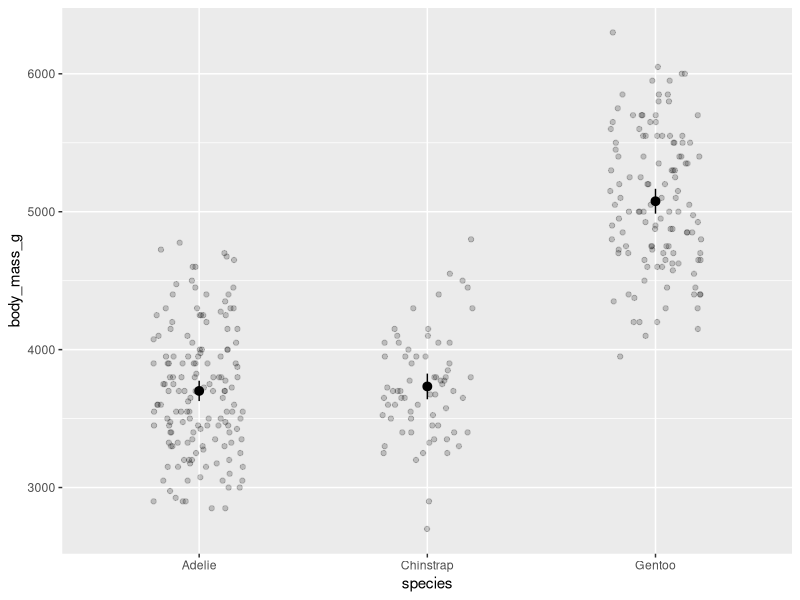
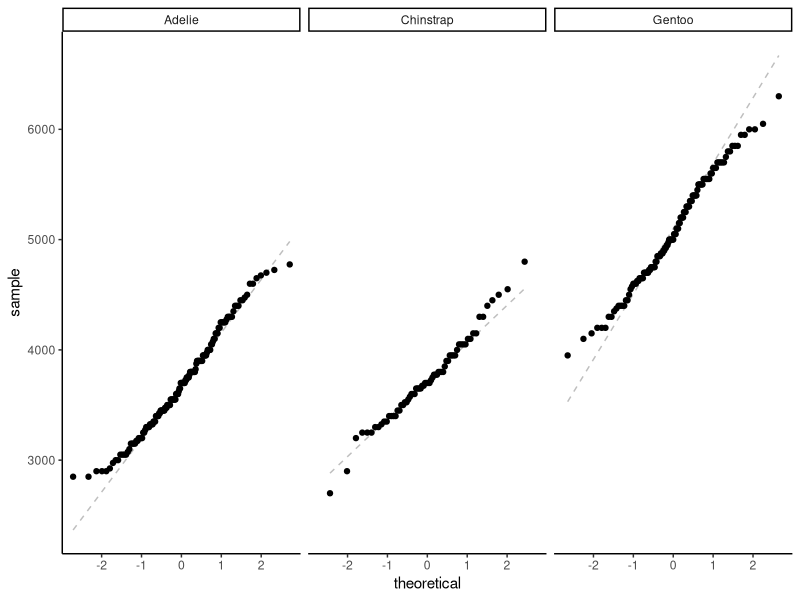
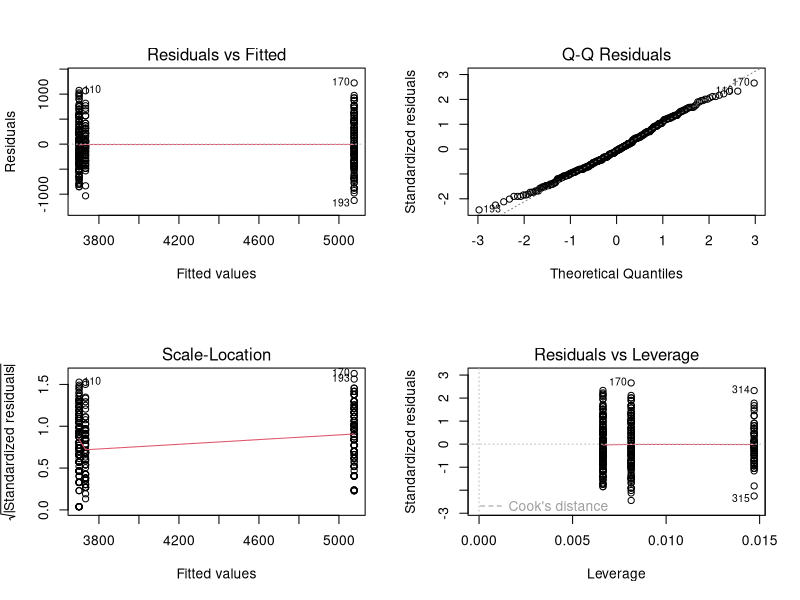
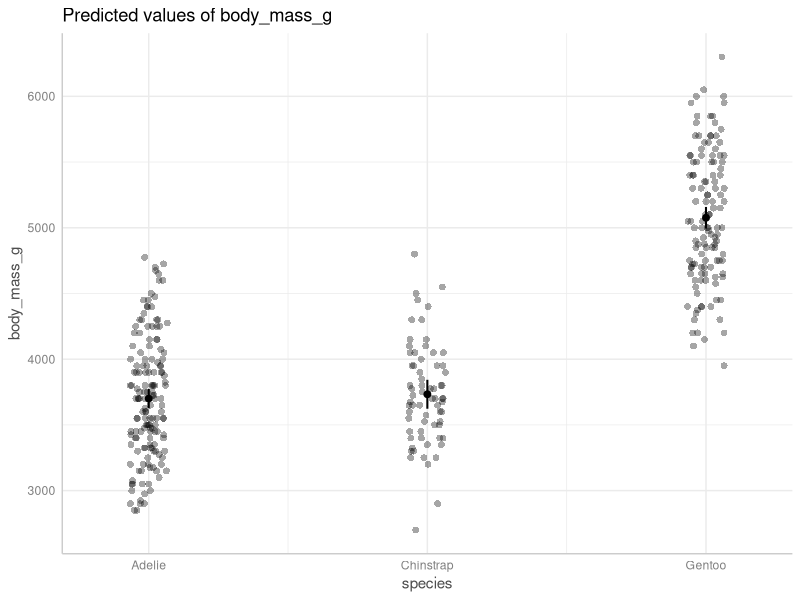

These figures' R source, in order:
## ---- chunk 1
#| message: false

library(tidyverse)
library(palmerpenguins)
library(car)
library(ggeffects)

data(penguins)
## ---- chunk 2
penguins %>% 
  group_by(species) %>% # group by species
  reframe(mean = mean(body_mass_g, na.rm = TRUE), # calculating mean
          se = sd(body_mass_g, na.rm = TRUE)/sqrt(length(body_mass_g)), # calculating SE
          tval = qt(p = 0.05/2, df = length(body_mass_g), lower.tail = FALSE), # finding t-value
          margin = se*tval, # calculating margin of error
          conf_low = mean - margin, # calculating the lower bound of the CI
          conf_high = mean + margin, # calculating the upper bound of the CI
          var = var(body_mass_g, na.rm = TRUE) # also calculating variance here for efficiency
          ) 
## ---- chunk 3
#| warning: false

ggplot(data = penguins, # penguins data
       aes(x = species, # x-axis
           y = body_mass_g)) + # y-axis
  geom_point(position = position_jitter(width = 0.2, # shake points left and right
                                        height = 0), # not up and down
             alpha = 0.2) + # transparency
  stat_summary(geom = "pointrange", # plot means and CIs
               fun.data = mean_cl_normal) # calculating mean and 95% confidence interval
## ---- chunk 4
leveneTest(body_mass_g ~ species, # formula
           data = penguins) # data
## ---- chunk 5
#| warning: false

ggplot(data = penguins,
       aes(sample = body_mass_g)) + # argument for a QQ plot
  geom_qq_line(lty = 2, 
               color = "grey") + # adding a reference line
  geom_qq() + # QQ
  theme_classic() + # cleaner background, easier to see things
  facet_wrap(~species)
## ---- chunk 6
adelie <- penguins %>% 
  filter(species == "Adelie") %>% # filtering for Adelie
  pull(body_mass_g) # pulling body mass as a vector

shapiro.test(adelie)

chinstrap <- penguins %>% 
  filter(species == "Chinstrap") %>% # filtering for chinstrap
  pull(body_mass_g)

shapiro.test(chinstrap)

gentoo <- penguins %>% 
  filter(species == "Gentoo") %>% # filtering for Gentoo
  pull(body_mass_g)

shapiro.test(gentoo)
## ---- chunk 7
penguins_anova <- aov(body_mass_g ~ species, # formula
                      data = penguins) # data

# show the ANOVA table: sums of squares, mean squares, f-statistic, p-value
summary(penguins_anova)
## ---- chunk 8
TukeyHSD(penguins_anova)
## ---- chunk 9
penguins_lm <- lm(body_mass_g ~ species,
                  data = penguins)

par(mfrow = c(2, 2)) # displaying all diagnostic plots in 2x2 grid
plot(penguins_lm) # diagnostic plots

summary(penguins_lm) # model estimates and information
## ---- chunk 10
ggpredict(penguins_lm, 
          terms = c("species")) # only predictor in the model is species
## ---- chunk 11
ggpredict(penguins_lm, # getting model predictions
          terms = c("species")) %>% # only predictor is species
  # quick option to plot from ggpredict
  plot(show_data = TRUE, # show the underlying data
       jitter = TRUE) # shake the points around a bit
